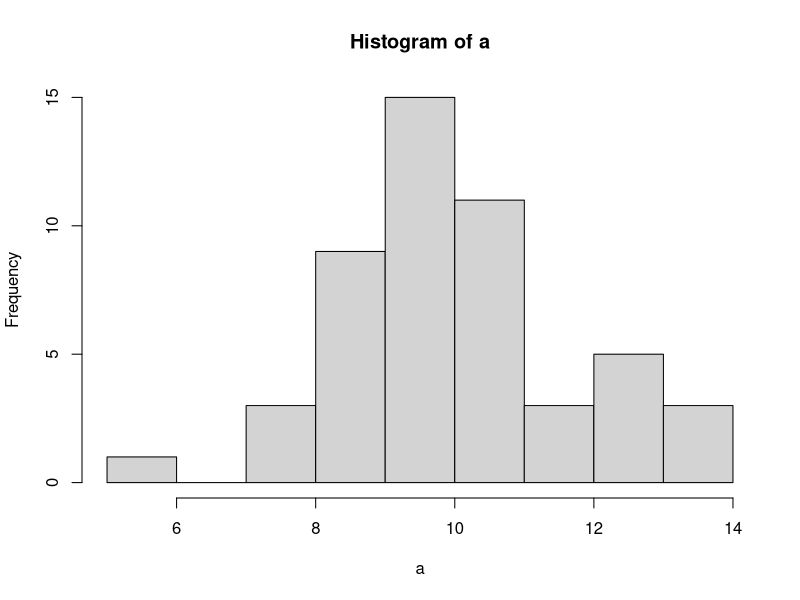
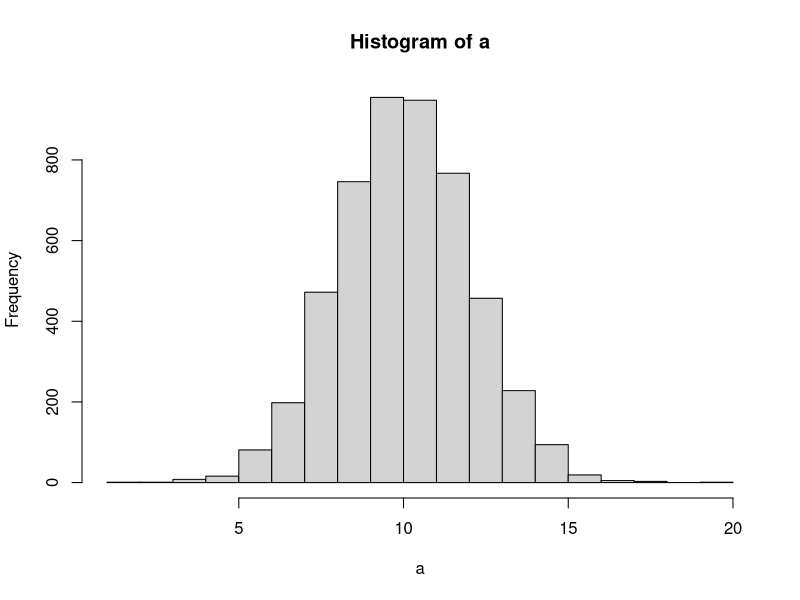
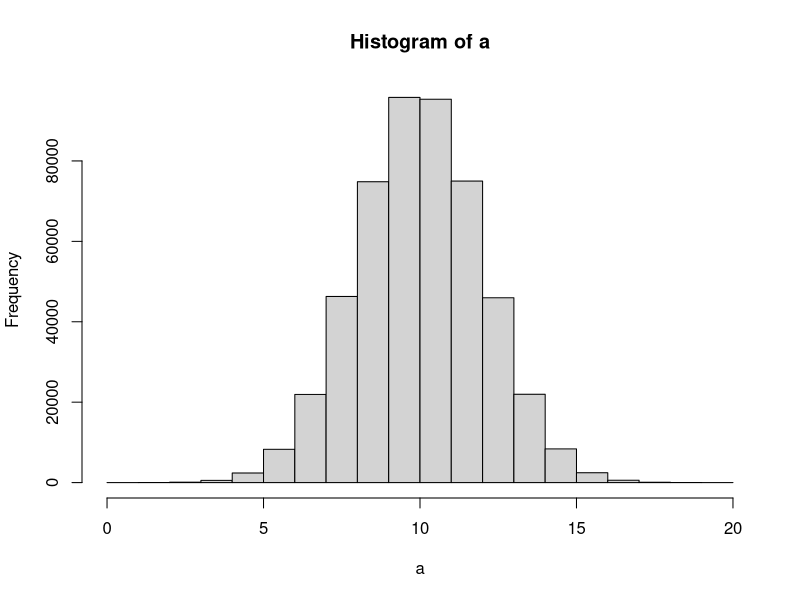

The R source for these figures, in order:
## ---- chunk 1
# mu = 10 , varianza = 4
MEDIA <- 10
DESVIACION <- 2  # RAIZ CUADRADA DE 4
MUESTRAS <-50
a <- rnorm(MUESTRAS, MEDIA,DESVIACION)
hist(a)

## ---- chunk 2
# mu = 10 , varianza = 4
MEDIA <- 10
DESVIACION <- 2  # RAIZ CUADRADA DE 4
MUESTRAS <- 5000
a <- rnorm(MUESTRAS, MEDIA,DESVIACION)
hist(a)

## ---- chunk 3

# mu = 10 , varianza = 4
MEDIA <- 10
DESVIACION <- 2  # RAIZ CUADRADA DE 4
MUESTRAS <- 500000
a <- rnorm(MUESTRAS, MEDIA,DESVIACION)
hist(a)

